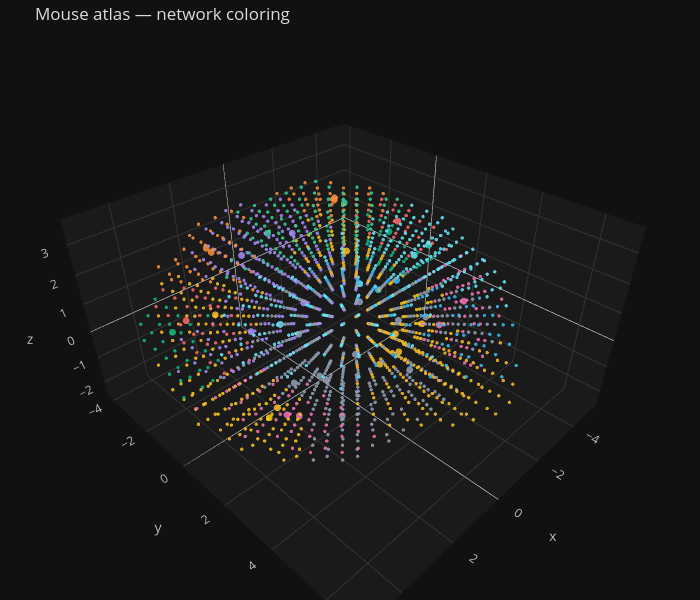

Notebook source saved alongside this figure:
### Markdown cell above
## 3. Render the mouse brain coloured by network

Drag to rotate; scroll to zoom. Larger dots = the 42 Garin anchors.

### Code cell
plot_brain_3d(M, color_by='network', title='Mouse atlas — network coloring', dark=True)

### Figure 1 — Plotly figure (JSON) as saved in the notebook; plotly's stock layout.template omitted (floating-point values rounded to 4 significant figures; data arrays with more than 128 entries replaced by an {"elided": "..."} marker saying what was removed)
{"data": [{"hovertemplate": "%{text}<extra></extra>", "marker": {"color": {"elided": "1864 str values"}, "line": {"width": 0}, "opacity": 0.85, "size": {"elided": "1864 int values"}}, "mode": "markers", "text": {"elided": "1864 str values"}, "type": "scatter3d", "x": {"elided": "1864 float values"}, "y": {"elided": "1864 float values"}, "z": {"elided": "1864 float values"}}], "layout": {"font": {"color": "#ddd"}, "height": 600, "margin": {"b": 0, "l": 0, "r": 0, "t": 40}, "paper_bgcolor": "#111", "plot_bgcolor": "#111", "scene": {"aspectmode": "data", "bgcolor": "#111", "xaxis": {"backgroundcolor": "#1a1a1a", "color": "#bbb", "gridcolor": "#333", "title": {"text": "x"}}, "yaxis": {"backgroundcolor": "#1a1a1a", "color": "#bbb", "gridcolor": "#333", "title": {"text": "y"}}, "zaxis": {"backgroundcolor": "#1a1a1a", "color": "#bbb", "gridcolor": "#333", "title": {"text": "z"}}}, "title": {"text": "Mouse atlas — network coloring"}, "width": 700}}
